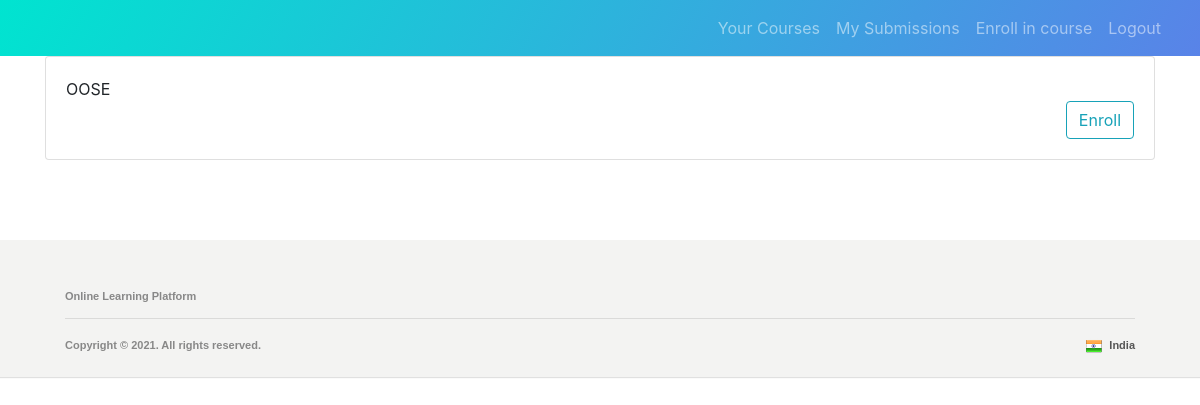
The page /student/enroll/ (signed in) on the database as committed earlier.
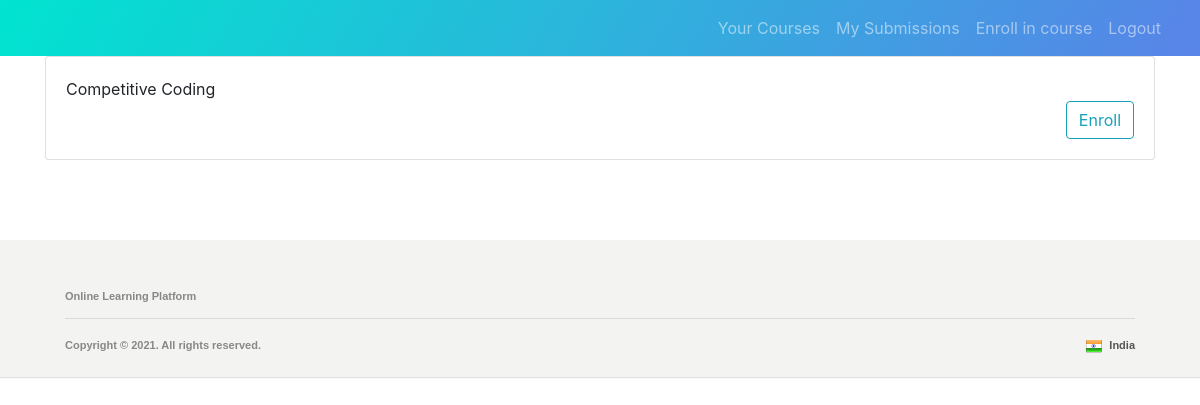
The same page on the database as committed later.
### accounts/models.py (models this page shows, shortened)
class Course(models.Model):
    title = models.CharField(max_length=200, null=False)
    description = models.CharField(max_length=200, null=False)
    created_by = models.ForeignKey(User, on_delete=models.CASCADE, null=False)
    created_on = models.DateTimeField(auto_now_add=True, null=False)

### student/decorators.py (the view)
        def wrapper_func(request, *args, **kwargs):
            group = None
            if request.user.groups.exists():
                group = request.user.groups.all()[0].name
            if group in allowed_roles:
                return view_func(request, *args, **kwargs)
            else:
                return HttpResponse('You are not authorized to view this page')

### student/views.py (called while the page is built, shortened)
@login_required(login_url='/accounts/login')
@allowed_users(allowed_roles=['student'])
def enrollInCourse(request):
    courses = Course.objects.all()
    enrollment = request.user.enrollment_set.values_list('course_id')
    enrolled_courses = Course.objects.filter(pk__in=enrollment)
    available_courses = courses.difference(enrolled_courses)
    return render(request, 'student/enroll.html', context={'courses': available_courses})

### student/templates/student/enroll.html (shortened to what this page needs)
{% extends 'student/main.html' %}
{% block content %}
    <div class="container">
        {% for i in courses %}
            <div class="card" style="width: 100%;">
                <div class="card-body">
                    <form method="POST">
                        <span class="card-title">{{ i.title }}</span>
                        <div class="text-right">
                            <button type="submit" class="btn btn-outline-info">Enroll</button>
                        </div>
                    </form>
                </div>
            </div>
        {% endfor %}
    </div>
{% endblock %}

Rows that differ between the two databases and show on the page:
no longer on this page (row unchanged): Course: title "OOSE"
added Course: title "Competitive Coding"
